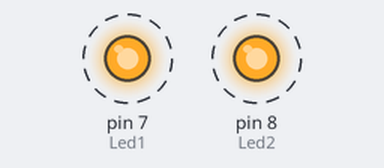
This sketch was run on a simulated Arduino Uno, built with avr-gcc and run on an emulated ATmega328P. Shown: output pins drawn as LEDs (lit = HIGH). Dashed ring = blinking. What the sketch prints to the serial monitor is not drawn.

Above: at 0.5 s.
Timing chart, 0 to 4.6 s (numbered marks = the images above):
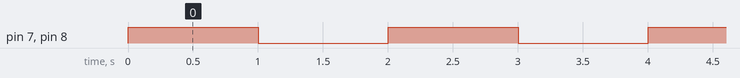

Measured:
- by itself, pin 7 (Led1), pin 8 (Led2): alternates HIGH for 1.0 s and LOW for 1.0 s

The sketch:

Punteros.ino
```cpp
#define Led1 7
#define Led2 8

void setup() {
  Serial.begin(9600);
  pinMode(Led1, OUTPUT);
  pinMode(Led2, OUTPUT);

}

void loop() {
  bool leda;
  bool ledb;

  encender(&leda, &ledb);
  digitalWrite(Led1, leda);
  digitalWrite(Led2, ledb);
  Serial.print("Encendidos:\t");
  Serial.print(leda);
  Serial.print("\t");
  Serial.println(ledb);
  delay(1000);
  apagar(&leda, &ledb);
  digitalWrite(Led1, leda);
  digitalWrite(Led2, ledb);
  Serial.print("Apagados:\t");
  Serial.print(leda);
  Serial.print("\t");
  Serial.println(ledb);
  delay(1000);
}

void encender(bool *led1, bool *led2){
  *led1 = HIGH;
  *led2 = HIGH;
  }

void apagar(bool *led1, bool *led2){
  *led1 = LOW;
  *led2 = LOW;
  }
```
